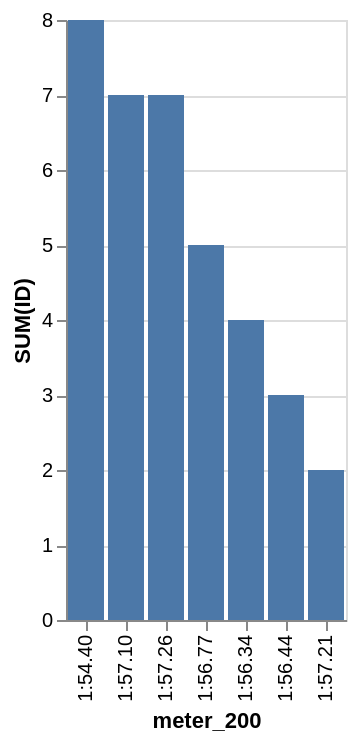

The specification (Vega-Lite) saved for this image:
### Vega-Lite specification from a JSON file in a GitHub repository (floating-point values rounded to 4 significant figures)
{"data": {"values": [{"x_data": "1:54.40", "y_data": 8}, {"x_data": "1:56.34", "y_data": 4}, {"x_data": "1:56.44", "y_data": 3}, {"x_data": "1:56.77", "y_data": 5}, {"x_data": "1:57.10", "y_data": 7}, {"x_data": "1:57.21", "y_data": 2}, {"x_data": "1:57.26", "y_data": 7}]}, "mark": "bar", "encoding": {"x": {"field": "x_data", "type": "nominal", "title": "meter_200", "sort": {"op": "sum", "field": "y_data", "order": "descending"}}, "y": {"field": "y_data", "type": "quantitative", "title": "SUM(ID)"}}}
